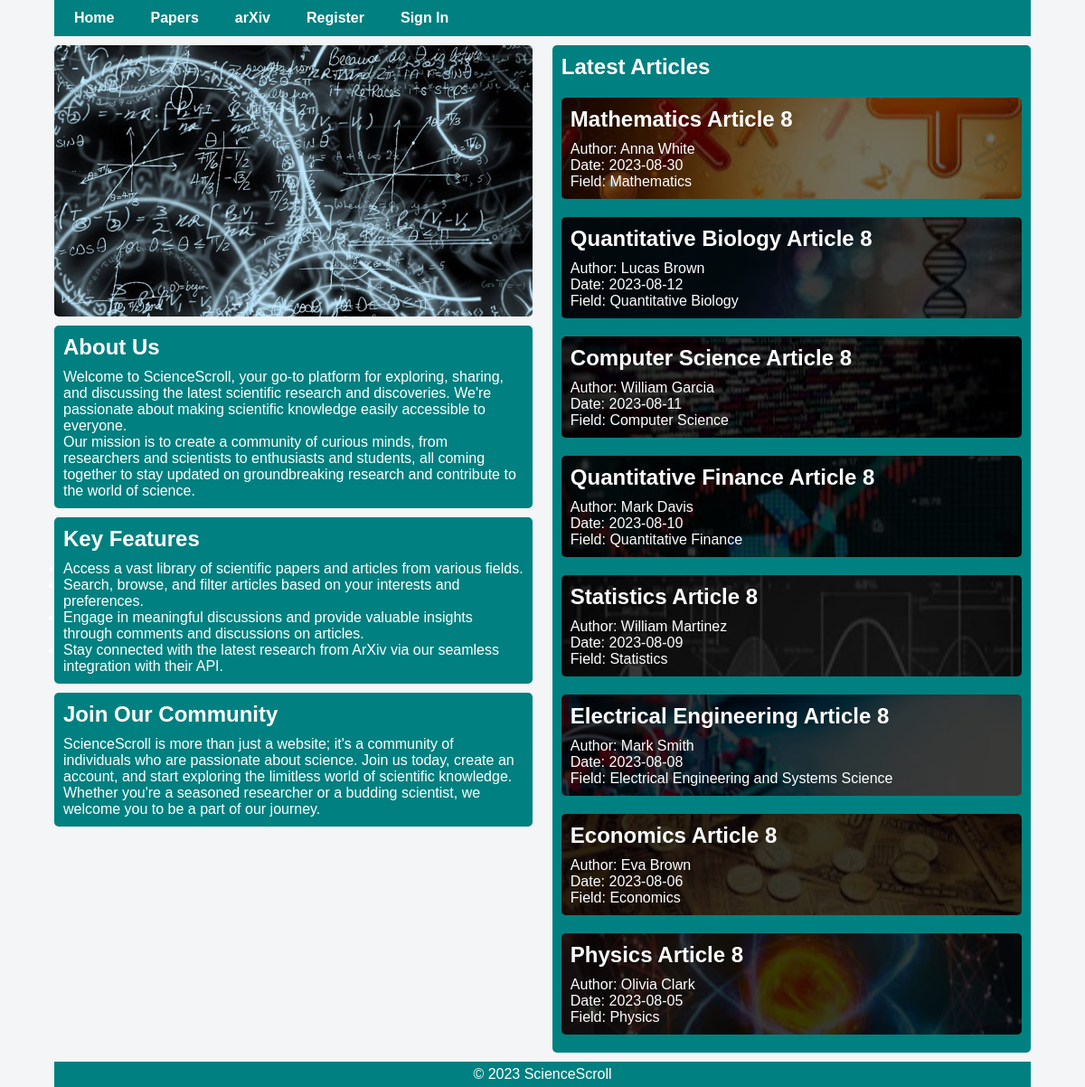
The page / on the database its author committed.
### tables this page shows
CREATE TABLE articles (
    id INT AUTO_INCREMENT PRIMARY KEY,
    title VARCHAR(255) NOT NULL,
    author VARCHAR(100) NOT NULL,
    date DATE NOT NULL,
    field VARCHAR(50) NOT NULL,
    content TEXT NOT NULL,
    pdf_filename VARCHAR(255),
    archive tinyint(1) NOT NULL
);

### home.php (the view)
<?php
require 'config.php';
?>
<div id="main">
<div id="menu">
    <div class="scsc">
    </div>
    <section>
        <h2>About Us</h2>
        <p>Welcome to ScienceScroll, your go-to platform for exploring, sharing, and discussing the latest scientific research and discoveries. We're passionate about making scientific knowledge easily accessible to everyone.</p>
        <p>Our mission is to create a community of curious minds, from researchers and scientists to enthusiasts and students, all coming together to stay updated on groundbreaking research and contribute to the world of science.</p>
    </section>
    <section>
        <h2>Key Features</h2>
        <ul>
            <li>Access a vast library of scientific papers and articles from various fields.</li>
            <li>Search, browse, and filter articles based on your interests and preferences.</li>
            <li>Engage in meaningful discussions and provide valuable insights through comments and discussions on articles.</li>
            <li>Stay connected with the latest research from ArXiv via our seamless integration with their API.</li>
        </ul>
    </section>
    <section>
        <a class="gotoreg" href="index.php?menu=5"><h2>Join Our Community</h2></a>
        <p>ScienceScroll is more than just a website; it's a community of individuals who are passionate about science. Join us today, create an account, and start exploring the limitless world of scientific knowledge. Whether you're a seasoned researcher or a budding scientist, we welcome you to be a part of our journey.</p>
    </section>
</div>
<section id="latest-articles">
    <h2>Latest Articles</h2>
    <?php
    $query = "SELECT id, title, author, date, field FROM articles ORDER BY date DESC LIMIT 8";
    $result = $dbc->query($query);
    if ($result->num_rows > 0) {
        while ($row = $result->fetch_assoc()) {
            $id = $row['id'];
            $title = $row['title'];
            $author = $row['author'];
            $date = $row['date'];
            $field = $row['field'];
            $fieldClass = '';
            if ($field === "Physics") {
                $fieldClass = 'physics';
            } elseif ($field === "Mathematics") {
                $fieldClass = 'mathematics';
            } elseif ($field === "Quantitative Biology") {
                $fieldClass = 'biology';
            } elseif ($field === "Computer Science") {
                $fieldClass = 'cs';
            } elseif ($field === "Quantitative Finance") {
                $fieldClass = 'finance';
            } elseif ($field === "Statistics") {
                $fieldClass = 'statistics';
            } elseif ($field === "Electrical Engineering and Systems Science") {
                $fieldClass = 'electronic';
            } elseif ($field === "Economics") {
                $fieldClass = 'economics';
            }
            echo "<div class='article $fieldClass'>";
            echo "<h2><a href='index.php?id=$id'>$title</a></h2>";
            echo "<p>Author: $author</p>";
            echo "<p>Date: $date</p>";
            echo "<p>Field: $field</p>";
            echo "</div>";
        }
    } else {
        echo 'No articles found.';
    }
    ?>
</section>
</div>

### index.php (shortened to what this page needs)
<!DOCTYPE html>
<html lang="en">
    <?php
        include ("config.php");
        if (!isset($menu)) { $menu = 1; }
    ?>
    <head>
        <link rel="stylesheet" href="css/style.css">
    </head>
    <body>
        <header>
            <nav>
                <?php include("menu.php") ?>
            </nav>
	    </header>
        <article>
            <?php
                if ((!isset($menu) || $menu == 1) && !isset($id)) { include("home.php"); }
            ?>
        </article>
        <footer>
            <p>© <?php echo date('Y'); ?> ScienceScroll</p>
        </footer>
    </body>
</html>

### menu.php (shortened to what this page needs)
<?php
	echo '<ul>
		<li><a href="index.php?menu=1">Home</a></li>
		<li><a href="index.php?menu=2">Papers</a></li>
		<li><a href="index.php?menu=10">arXiv</a></li>';
	if (!isset($_SESSION['username'])) {
		echo '
		<li><a href="index.php?menu=5">Register</a></li>
		<li><a href="index.php?menu=6">Sign In</a></li>';
	}
	echo '</ul>';
?>

### css/style.css (style rules this page uses)
* { margin: 0; padding: 0; box-sizing: border-box; font-family: Arial; }
body { width: 90%; margin: 0 auto; background-color: #f4f5f6; }
.biology { background-image: url('../images/biology.png'); }
.cs { background-image: url('../images/cs.png'); }
.economics { background-image: url('../images/economics.png'); }
.electronic { background-image: url('../images/electronic.png'); }
.finance { background-image: url('../images/finance.png'); }
.mathematics { background-image: url('../images/mathematics.png'); }
.physics { background-image: url('../images/physics.png'); }
.statistics { background-image: url('../images/statistics.png'); }
.scsc { background-image: url('../images/scsc.png'); height: 300px; margin-top: 10px; border-radius: 5px; }
nav ul { list-style: none; padding: 0 0 0 2px; margin: 0; height: 40px; text-align: center; display: flex; background-color: teal; justify-content: left; align-items: center; }
nav li { display: inline; }
nav a { text-decoration: none; color: white; padding: 10px 20px; transition: background-color 0.3s, color 0.3s; }
nav a { font-weight: bold; font-size: 1rem; transition: background-color 0.3s, color 0.3s; }
#menu { display: flex; width: 49%; justify-content: left; flex-direction: column; }
#menu > section { padding: 10px; background-color: teal; color: white; border-radius: 5px; margin-top: 10px; }
#latest-articles { background-color: teal; color: white; width: 49%; display: flex; flex-direction: column; justify-content: right; padding: 10px; margin-top: 10px; border-radius: 5px; }
h2 > a { color: white; text-decoration: none; }
#main { display: flex; justify-content: space-between; }
.article { background-size: cover; background-repeat: no-repeat; background-position: center center; padding: 10px; margin-bottom: 10px; margin-top: 10px; border-radius: 5px; }
footer { margin-top: 10px; color: white; text-align: center; display: flex; background-color: teal; justify-content: center; align-items: center; }
footer > p { padding: 5px; }
.content > h1,h2 { margin-bottom: 10px; }
.gotoreg { color: white; text-decoration: none; }

### rows shown on the page
articles: shows a picture, title "Mathematics Article 8", author "Anna White", date "2023-08-30", field "Mathematics"
articles: shows a picture, title "Quantitative Biology Article 8", author "Lucas Brown", date "2023-08-12", field "Quantitative Biology"
articles: shows a picture, title "Computer Science Article 8", author "William Garcia", date "2023-08-11", field "Computer Science"
articles: shows a picture, title "Quantitative Finance Article 8", author "Mark Davis", date "2023-08-10", field "Quantitative Finance"
articles: shows a picture, title "Statistics Article 8", author "William Martinez", date "2023-08-09", field "Statistics"
articles: shows a picture, title "Electrical Engineering Article 8", author "Mark Smith", date "2023-08-08", field "Electrical Engineering and Systems Science"
articles: shows a picture, title "Economics Article 8", author "Eva Brown", date "2023-08-06", field "Economics"
articles: shows a picture, title "Physics Article 8", author "Olivia Clark", date "2023-08-05", field "Physics"
